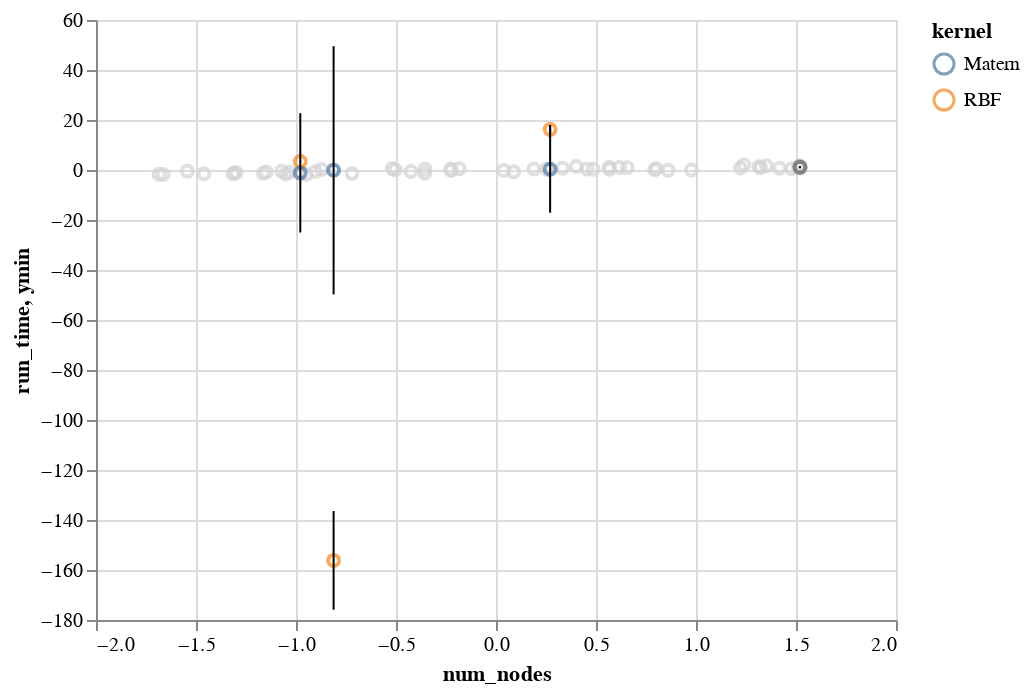

The code cell stored with this chart in its notebook:
### Code cell
import altair as alt

# selection widget
input_dropdown = alt.binding_select(options=['RBF','Matern'])
selection = alt.selection_single(fields=['kernel'], bind=input_dropdown, name='Kernel ')

color = alt.condition(selection,
                    alt.Color('kernel:N'),
                    alt.value('lightgray'))

# Plot prediction data
prediction_plot = alt.Chart(df).mark_point().encode(
    x=alt.X('x_test:Q', axis=alt.Axis(title=X_column)),
    y=alt.Y('y_pred:Q', axis=alt.Axis(title=target)),
    color=color,
).add_selection(selection)

# Plot uncertainty
band = alt.Chart(df).mark_errorband(extent='ci').encode(
    x='x_test:Q',
    y=alt.Y('y_pred_ci:Q'),
)

base = alt.Chart(df).transform_calculate(
    ymin="datum.y_pred-datum.y_pred_ci",
    ymax="datum.y_pred+datum.y_pred_ci"
)

# generate the error bars
errorbars = base.mark_errorbar().encode(
    x="x_test:Q",
    y="ymin:Q",
    y2="ymax:Q"
)

# Plot training data
df_train = pd.DataFrame({'x_train': x_train.flatten(), 'y_train': y_train.flatten()})
data_plot = alt.Chart(df_train).mark_point(color="lightgrey").encode(
    x='x_train:Q',
    y='y_train:Q',
)



data_plot + prediction_plot + errorbars

### Figure 1 — Vega-Lite specification as saved in the notebook (floating-point values rounded to 4 significant figures)
{"config": {"view": {"continuousWidth": 400, "continuousHeight": 300}}, "layer": [{"data": {"name": "data-7e058ad2b8c284422f3162766b6bab55"}, "mark": {"type": "point", "color": "lightgrey"}, "encoding": {"x": {"type": "quantitative", "field": "x_train"}, "y": {"type": "quantitative", "field": "y_train"}}}, {"data": {"name": "data-a3affca9b05a7c8dfb22def5dcce6306"}, "mark": "point", "encoding": {"color": {"condition": {"type": "nominal", "field": "kernel", "selection": "Kernel "}, "value": "lightgray"}, "x": {"type": "quantitative", "axis": {"title": "num_nodes"}, "field": "x_test"}, "y": {"type": "quantitative", "axis": {"title": "run_time"}, "field": "y_pred"}}, "selection": {"Kernel ": {"type": "single", "fields": ["kernel"], "bind": {"input": "select", "options": ["RBF", "Matern"]}}}}, {"data": {"name": "data-a3affca9b05a7c8dfb22def5dcce6306"}, "mark": "errorbar", "encoding": {"x": {"type": "quantitative", "field": "x_test"}, "y": {"type": "quantitative", "field": "ymin"}, "y2": {"field": "ymax"}}, "transform": [{"calculate": "datum.y_pred-datum.y_pred_ci", "as": "ymin"}, {"calculate": "datum.y_pred+datum.y_pred_ci", "as": "ymax"}]}], "$schema": "https://vega.github.io/schema/vega-lite/v4.8.1.json", "datasets": {"data-7e058ad2b8c284422f3162766b6bab55": [{"x_train": -1.685, "y_train": -1.661}, {"x_train": -1.032, "y_train": -0.8091}, {"x_train": -1.315, "y_train": -1.622}, {"x_train": 1.478, "y_train": 0.4939}, {"x_train": -1.149, "y_train": -0.8243}, {"x_train": -0.9482, "y_train": -1.748}, {"x_train": 1.222, "y_train": 0.7678}, {"x_train": -0.183, "y_train": 0.4717}, {"x_train": -0.8727, "y_train": 0.1943}, {"x_train": 1.51, "y_train": 0.8409}, {"x_train": 1.352, "y_train": 1.655}, {"x_train": -1.46, "y_train": -1.534}, {"x_train": -0.4251, "y_train": -0.6311}, {"x_train": 1.323, "y_train": 0.869}, {"x_train": -0.3556, "y_train": -1.284}, {"x_train": -0.2256, "y_train": -0.1759}, {"x_train": -0.7202, "y_train": -1.346}, {"x_train": -1.072, "y_train": -0.4654}, {"x_train": -1.664, "y_train": -1.793}, {"x_train": -1.051, "y_train": -1.63}, {"x_train": 0.8602, "y_train": -0.08781}, {"x_train": 0.7935, "y_train": 0.08906}, {"x_train": 0.5652, "y_train": 1.094}, {"x_train": 0.977, "y_train": -0.001007}, {"x_train": 0.2534, "y_train": 0.3088}, {"x_train": 1.315, "y_train": 1.296}, {"x_train": 1.516, "y_train": 1.719}, {"x_train": 1.24, "y_train": 2.104}, {"x_train": -1.299, "y_train": -1.118}, {"x_train": 0.03841, "y_train": -0.1518}, {"x_train": 0.4011, "y_train": 1.41}, {"x_train": -0.9026, "y_train": -0.5555}, {"x_train": 0.4866, "y_train": 0.2703}, {"x_train": 0.5674, "y_train": 0.3138}, {"x_train": 0.4547, "y_train": 0.4195}, {"x_train": 0.6564, "y_train": 0.9563}, {"x_train": 0.8023, "y_train": 0.5752}, {"x_train": -1.308, "y_train": -1.116}, {"x_train": 1.418, "y_train": 0.6977}, {"x_train": -1.543, "y_train": -0.4429}, {"x_train": 0.08833, "y_train": -0.6937}, {"x_train": 1.521, "y_train": 0.8132}, {"x_train": -0.226, "y_train": 0.4296}, {"x_train": -0.5187, "y_train": 0.5626}, {"x_train": -0.5035, "y_train": 0.08119}, {"x_train": 0.1889, "y_train": 0.3934}, {"x_train": 0.6182, "y_train": 1.018}, {"x_train": 0.3323, "y_train": 0.6876}, {"x_train": -1.164, "y_train": -1.28}, {"x_train": -0.3552, "y_train": 0.4378}], "data-a3affca9b05a7c8dfb22def5dcce6306": [{"y_pred": 1.26, "y_pred_ci": 0.0, "x_test": 1.52, "kernel": "RBF"}, {"y_pred": 3.427, "y_pred_ci": 0.3188, "x_test": -0.9785, "kernel": "RBF"}, {"y_pred": 16.21, "y_pred_ci": 1.824, "x_test": 0.2707, "kernel": "RBF"}, {"y_pred": -156.2, "y_pred_ci": 19.73, "x_test": -0.812, "kernel": "RBF"}, {"y_pred": 1.116, "y_pred_ci": 0.4484, "x_test": 1.52, "kernel": "Matern"}, {"y_pred": -1.143, "y_pred_ci": 23.86, "x_test": -0.9785, "kernel": "Matern"}, {"y_pred": 0.3082, "y_pred_ci": 17.41, "x_test": 0.2707, "kernel": "Matern"}, {"y_pred": -0.1103, "y_pred_ci": 49.63, "x_test": -0.812, "kernel": "Matern"}]}}
